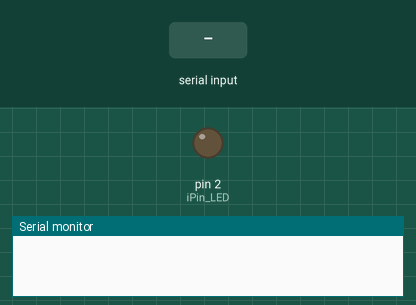
Simulated run of this sketch. Board: Arduino Uno, built with avr-gcc and run on an emulated ATmega328P. On the bench: output pins drawn as LEDs (lit = HIGH), the last lines printed to the serial monitor. Inputs (shaded band) come from the test bench.

Above: at 1.2 s.
1.3 s: "1" received over Serial
At 2.5 s:
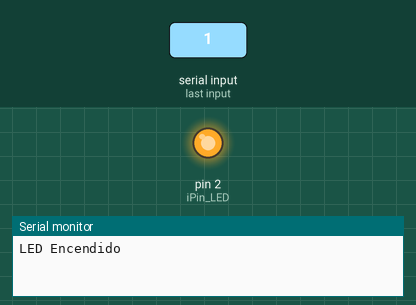
2.8 s: "0" received over Serial
At 3.8 s:
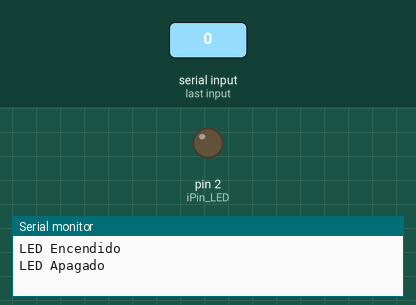
Timing chart, 0 to 5.8 s (numbered marks = the images above; inputs shaded):
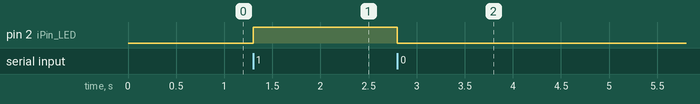

The sketch:

01_serie_caracter.ino
```cpp
/*
  Dispositivo: LED

  Entrada: ninguna
  Salida: digital y puerto serie
*/

// Pin digital
int iPin_LED = 2;

// Lectura del puerto serie
char cCaracter;

void setup()
{
  // Inicialización del puerto serie
  Serial.begin(9600);

  // Pin digital como salida
  pinMode(iPin_LED, OUTPUT);
}

void loop()
{
  // Obtiene el número de bytes (caracteres)
  // disponibles para leer del puerto serie
  if (Serial.available() > 0)
  {
    // Retorna el primer byte de datos seriales
    // entrantes disponibles (-1 si no hay)
    cCaracter = Serial.read();

    /*
      Cuando enviamos una cadena a través del monitor serie, también
      se envía un retorno de carro (\r). Este último indica al receptor
      dónde acaba la cadena, y todo lo que siga después no interesa.

      El Arduino detecta el retorno de carro como un carácter. Por lo
      tanto, hay que configurar el monitor serie como 'no line ending'.
    */

    // Define el encendido o apagado de un LED
    // dependiendo de la entrada por monitor serie
    switch (cCaracter)
    {
      case '1':
        digitalWrite(iPin_LED, HIGH);
        Serial.println("LED Encendido");
        break;

      case '0':
        digitalWrite(iPin_LED, LOW);
        Serial.println("LED Apagado");
        break;

      default:
        Serial.println("Desconocido...");
        break;
    }
  }
}
```

Measured:
- after the input at 1.3 s, pin 2 (iPin_LED): LOW → HIGH at once
- after the input at 2.8 s, pin 2 (iPin_LED): HIGH → LOW at once
